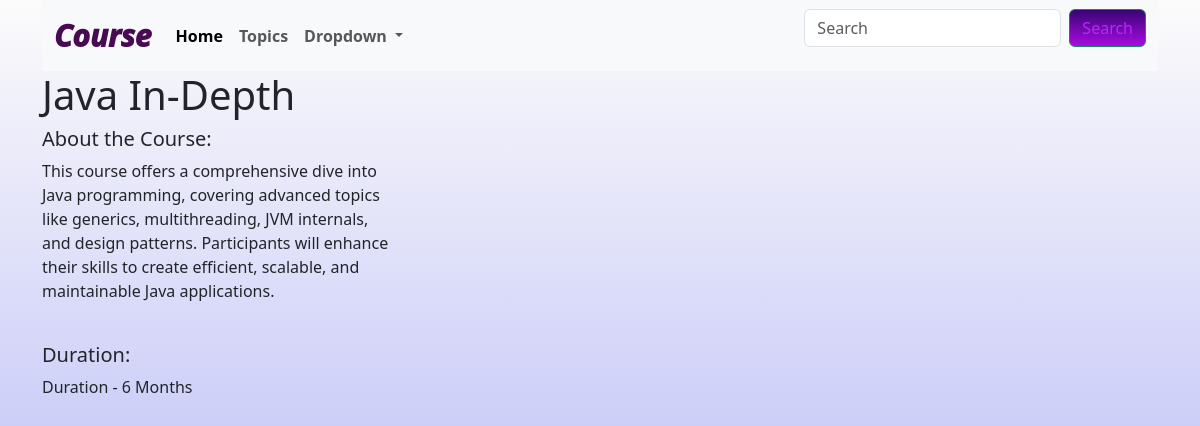
The app's page /topics/3/ with its own data.
### topics/models.py (models this page shows)
class Topic(models.Model):
    title = models.CharField(max_length=100)
    description = models.TextField()
    duration = models.CharField(max_length=20)
    image = models.FileField(upload_to="topic_images/", blank=True)

### topics/views.py (the view)
# urls.py: path("<int:pk>/", views.topic_detail, name="topic_detail"),
def topic_detail(request, pk):
    topic = Topic.objects.get(pk=pk)
    context = {
        "topic": topic
    }
    return render(request, "topics/topic_detail.html", context)

### topics/templates/topics/topic_detail.html
{% extends "base.html" %}
{% block page_content %}
<h1 >{{ topic.title }}</h1>
<div class="row">
    <div class="col-md-4">
        <h5>About the Course:</h5>
        <p>{{ topic.description }}</p>
        <br>
        <h5>Duration:</h5>
        <p>{{ topic.duration }}</p>
    </div>
</div>
{% endblock page_content %}

### pages/static/css/styles.css (style rules this page uses)
body { background: linear-gradient(to bottom, #fcfbfb, #a3a7f6); }

### records on screen
Topic: title "Java In-Depth", description "This course offers a comprehensive dive into Java programming, covering advanced topics like generics, multithreading, JVM internals, and design patterns. Participants will enhance their skills to create efficient, scalable, and maintainable Java applications.", duration "Duration - 6 Months"
